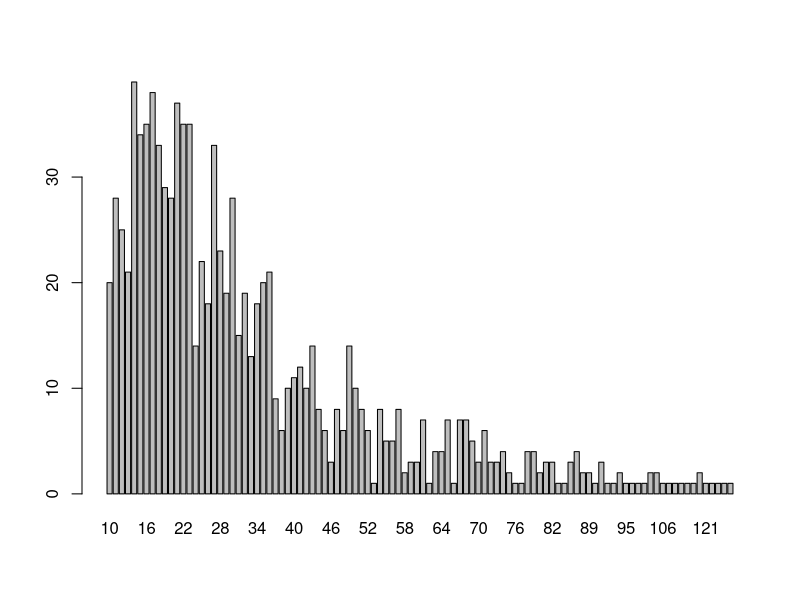
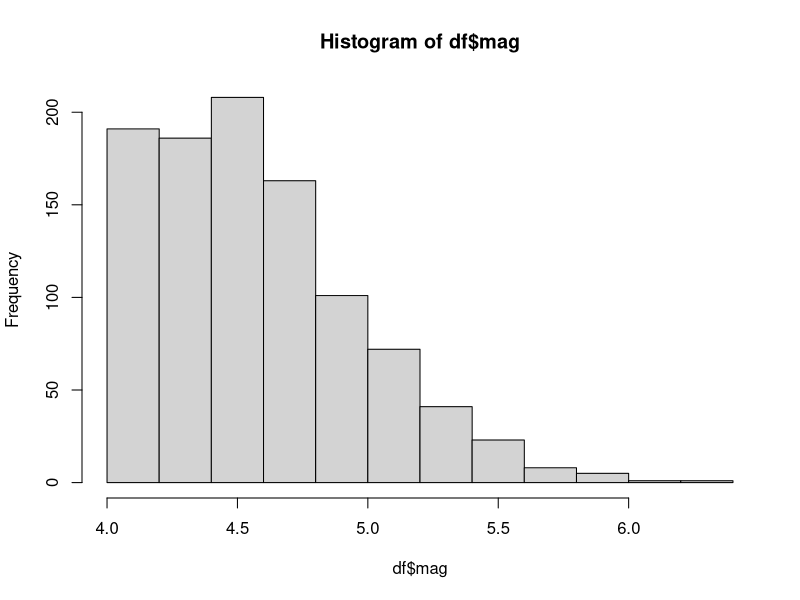
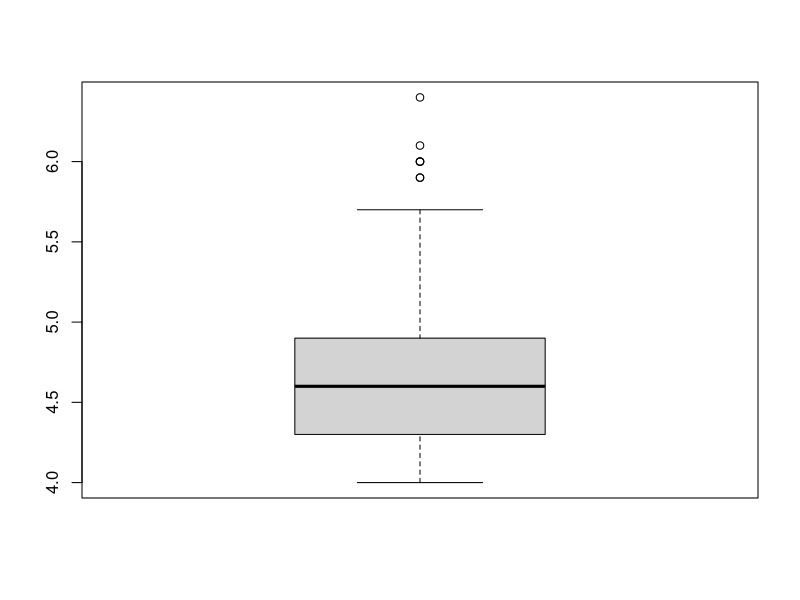
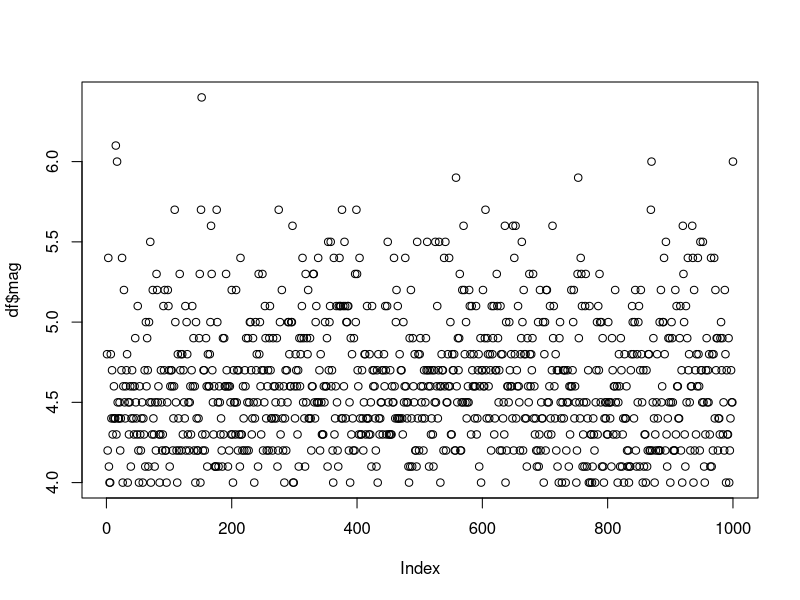
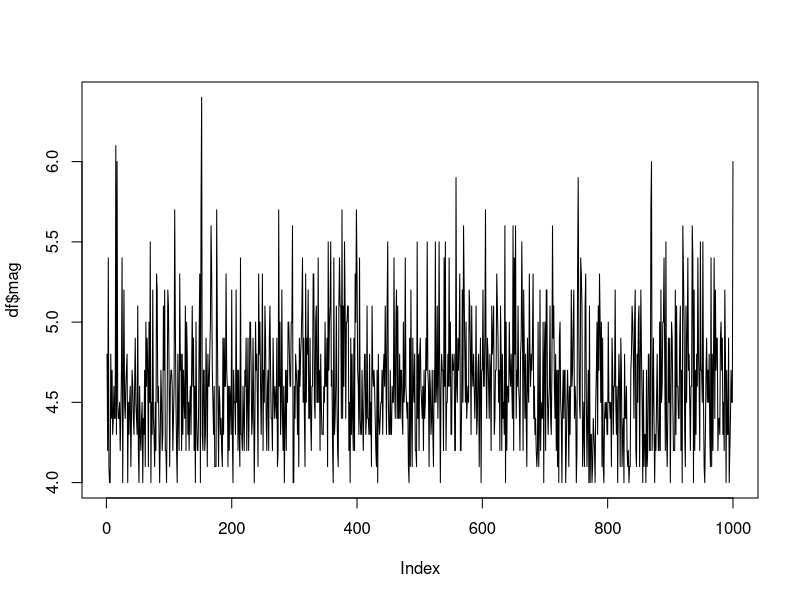

Generate these figures, in order, with R: (Note: this script raises an error after producing the figures.)
# Descriptive statistics

# Clear workspace
rm(list = ls())

# Load data
help("datasets")

# Frequencies
df <- datasets::quakes
table(df$stations)

# Barplot
barplot(table(df$stations))

# Histogram
hist(df$mag)

# Boxplot
boxplot(df$mag)

# Scatterplot
plot(df$mag)

# Timeseries
plot(df$mag, type = "l")

# Sampling
sample()

# Distributions
# https://cran.r-project.org/web/views/Distributions.html
# https://www.stat.umn.edu/geyer/old/5101/rlook.html

# Central tendency measures
summary(df$mag)
mean(df$mag)
median(df$mag)
mode(df$mag)

# Load package 'psych'
library(psych)
describe(df$mag)

# Quantiles
quantile(df$mag, 0.25)
